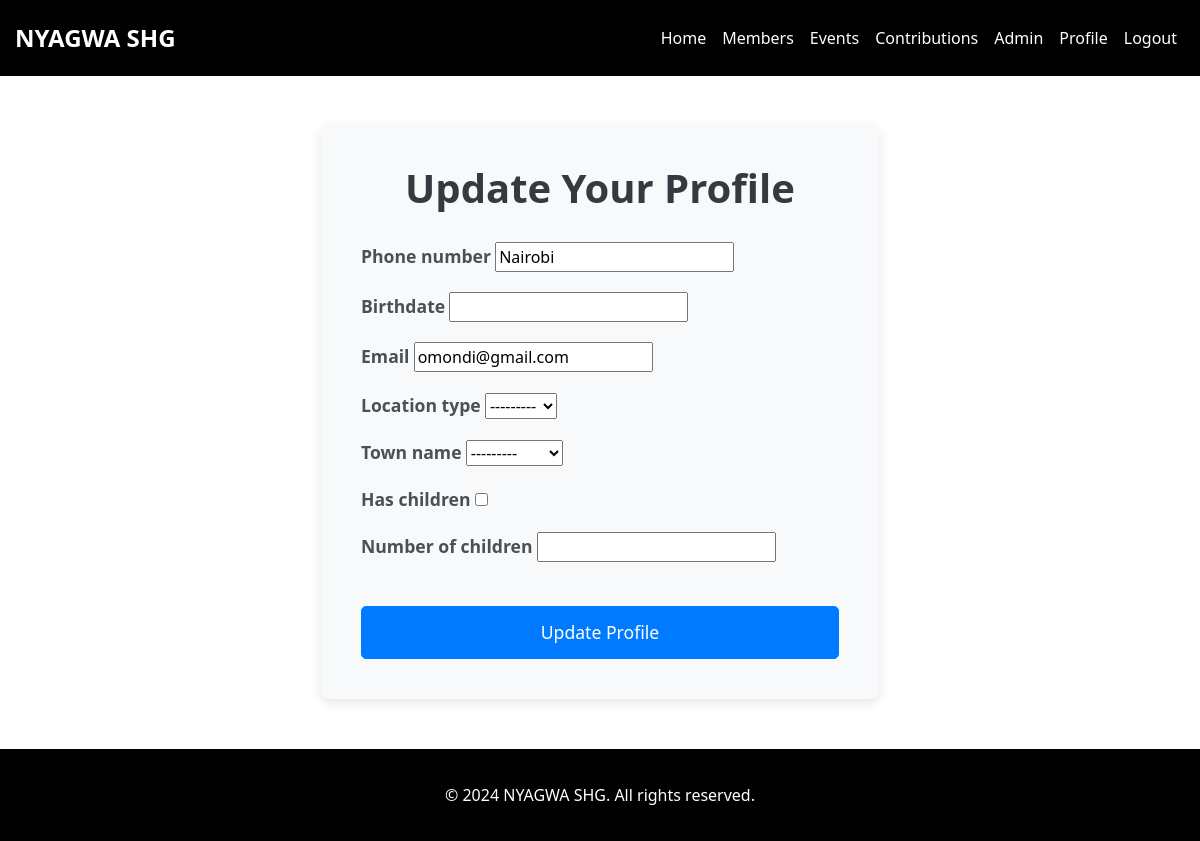
/profile/ (signed in), run on the app's committed database.
### members/models.py (models this page shows, shortened)
class Profile(models.Model):
    user = models.OneToOneField(User, on_delete=models.CASCADE)
    image = models.ImageField(default='default.jpg', upload_to='profile_pics')
    phone_number = models.CharField(max_length=15, blank=True)
    birthdate = models.DateField(null=True, blank=True)
    email = models.EmailField(blank=True)
    location_type = models.CharField(max_length=50, blank=True, choices=[('Village', 'Village'), ('Town', 'Town')])
    town_name = models.CharField(max_length=100, blank=True, choices=KENYA_TOWNS)
    has_children = models.BooleanField(default=False)
    number_of_children = models.PositiveIntegerField(null=True, blank=True)

### members/views.py (the view)
# urls.py: path('profile/', views.profile, name='profile'),
@login_required
def profile(request):
    if not hasattr(request.user, 'profile'):
        Profile.objects.create(user=request.user)
    if request.method == 'POST':
        p_form = ProfileUpdateForm(request.POST, request.FILES, instance=request.user.profile)
        if p_form.is_valid():
            p_form.save()
            return redirect('profile')
    else:
        p_form = ProfileUpdateForm(instance=request.user.profile)
    context = {'p_form': p_form}
    return render(request, 'profile.html', context)

### members/forms.py
class ProfileUpdateForm(forms.ModelForm):
    class Meta:
        model = Profile
        fields = ['phone_number', 'birthdate', 'email', 'location_type', 'town_name', 'has_children', 'number_of_children']

### members/templates/profile.html (shortened to what this page needs)
{% extends 'base.html' %}
{% block content %}
<div class="container">
    <div class="row justify-content-center">
        <div class="col-lg-6">
            <div class="profile-section">
                <h1 class="text-center">Update Your Profile</h1>
                <form method="POST" enctype="multipart/form-data">
                    <div class="form-group">
                        <label for="id_phone_number">{{ p_form.phone_number.label }}</label>
                        {{ p_form.phone_number }}
                    </div>
                    <div class="form-group">
                        <label for="id_birthdate">{{ p_form.birthdate.label }}</label>
                        {{ p_form.birthdate }}
                    </div>
                    <div class="form-group">
                        <label for="id_email">{{ p_form.email.label }}</label>
                        {{ p_form.email }}
                    </div>
                    <div class="form-group">
                        <label for="id_location_type">{{ p_form.location_type.label }}</label>
                        {{ p_form.location_type }}
                    </div>
                    <div class="form-group">
                        <label for="id_town_name">{{ p_form.town_name.label }}</label>
                        {{ p_form.town_name }}
                    </div>
                    <div class="form-group">
                        <label for="id_has_children">{{ p_form.has_children.label }}</label>
                        {{ p_form.has_children }}
                    </div>
                    <div class="form-group">
                        <label for="id_number_of_children">{{ p_form.number_of_children.label }}</label>
                        {{ p_form.number_of_children }}
                    </div>
                    <button type="submit" class="btn btn-primary mt-4">Update Profile</button>
                </form>
            </div>
        </div>
    </div>
</div>
{% endblock %}

### static/css/styles.css (style rules this page uses)
.container { max-width: 1200px; padding-left: 15px; padding-right: 15px; }
h1 { font-size: 2.5rem; font-weight: 700; color: #343a40; margin-bottom: 2rem; text-align: center; }
body, html { height: 100%; margin: 0; }
.btn-primary { background-color: #007bff; border-color: #007bff; }

### members/templates/profile.html (style rules this page uses)
.profile-section { background: #f8f9fa; padding: 40px; border-radius: 10px; box-shadow: 0 4px 12px rgba(0, 0, 0, 0.1); margin-bottom: 50px; }
.profile-section h1 { font-size: 2.5rem; font-weight: 700; margin-bottom: 30px; color: #343a40; }
.form-group { margin-bottom: 20px; }
.form-group label { font-weight: bold; font-size: 1.1rem; color: #495057; }
.btn-primary { background-color: #007bff; border-color: #007bff; padding: 12px 20px; font-size: 1.1rem; border-radius: 5px; width: 100%; }

### data on the page
Profile: phone_number "Nairobi", email "omondi@gmail.com", location_type "---------", town_name "---------"

### other printed values
{{ p_form.phone_number.label }} "Phone number"
{{ p_form.birthdate.label }} "Birthdate"
{{ p_form.email.label }} "Email"
{{ p_form.location_type.label }} "Location type"
{{ p_form.town_name.label }} "Town name"
{{ p_form.has_children.label }} "Has children"
{{ p_form.number_of_children.label }} "Number of children"
